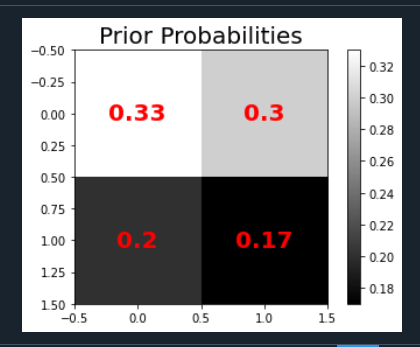

Recreate this plot in Python.
# -*- coding: utf-8 -*-
"""
Created on Sat Feb 17 21:26:07 2024

@author: Dariel Militante
"""

import numpy as np
import matplotlib.pyplot as plt

prior_probs = np.array([[0.33, 0.3], [0.2, 0.17]])

plt.imshow(prior_probs, cmap='gray')
plt.colorbar()

for i in range(2):
    for j in range(2):
        plt.annotate(prior_probs[i, j], (j, i), color="red", fontsize=20, fontweight='bold', ha='center', va='center')

plt.title('Prior Probabilities', fontsize=20)

# calculate the probability of cancer patient and diagnostic test

# calculate P(A|B) given P(A), P(B|A), P(B|not A)
def bayes_theorem(p_a, p_b_given_a, p_b_given_not_a):
    # calculate P(not A)
    not_a = 1 - p_a

    # calculate P(B)
    p_b = p_b_given_a * p_a + p_b_given_not_a * not_a

    # calculate P(A|B)
    p_a_given_b = (p_b_given_a * p_a) / p_b
    return p_a_given_b

# P(A)
p_a = 0.0002

# P(B|A)
p_b_given_a = 0.85

# P(not A)
p_b_given_not_a = 0.05

# calculate P(A|B)
result = bayes_theorem(p_a, p_b_given_a, p_b_given_not_a)

# summarize
print('P(A|B) = %.3f%%' % (result * 100))
